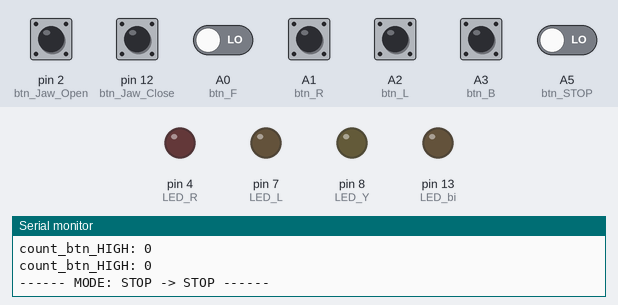
Bench run of a sketch on a simulated Arduino Uno, built with avr-gcc and run on an emulated ATmega328P. On the bench: output pins drawn as LEDs (lit = HIGH), the last lines printed to the serial monitor. The inputs (shaded band) are chosen by the test bench; at power-on: A0 (btn_F), A1 (btn_R), A2 (btn_L), A3 (btn_B), A5 (btn_STOP), pin 2 (btn_Jaw_Open), pin 12 (btn_Jaw_Close) LOW.

Above: at 1.2 s.
1.3 s: A0 (btn_F) driven HIGH
At 11.4 s:
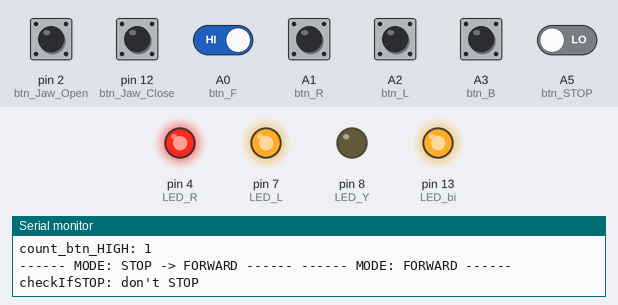
20.1 s: A5 (btn_STOP) driven LOW
Timing chart, 0 to 23.1 s (numbered marks = the images above; inputs shaded):
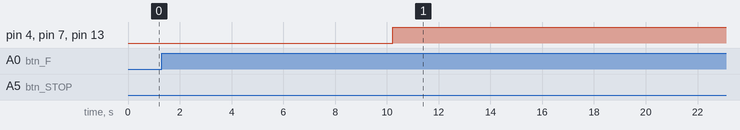

The sketch:

Button_LED_new.ino
```cpp
const int btn_STOP = A5;
String MODE = "STOP"; // MODE: STOP, FORWARD, RIGHT, LEFT, BACKWARD, JAWOPEN, JAWCLOSE


const int btn_F = A0; // Green
int delta_F_L = 60;
int delta_F_R = 60;

const int btn_R = A1; // Orange
int delta_R_R = 60;

const int btn_L = A2; // Blue
int delta_L_L = 60;

const int btn_B = A3; // White
int delta_B_L = 40;
int delta_B_R = 40;

const int btn_Jaw_Open = 2;
const int btn_Jaw_Close = 12;

const int LED_bi = 13; // built-in LED, ON if any button is pressed
const int LED_R = 4; // Green, ON if the motor is on
const int LED_L = 7; // Green, OFF if the motor is off
const int LED_Y = 8; // Yellow, ON if backward or the jaw is operating

int pwm_L=0;
int pwm_R=0;

const int Lf = 5;
const int Lb = 6;
const int Rf = 10;
const int Rb = 11;

const int delay_time = 100;


void setup() {
  pinMode(btn_STOP,INPUT);
  pinMode(btn_F,INPUT);
  pinMode(btn_R,INPUT);
  pinMode(btn_L,INPUT);
  pinMode(btn_B,INPUT);
  pinMode(btn_Jaw_Open,INPUT);
  pinMode(btn_Jaw_Close,INPUT);
  pinMode(LED_bi,OUTPUT);
  pinMode(LED_L,OUTPUT);
  pinMode(LED_R,OUTPUT);
  pinMode(LED_Y,OUTPUT);
  digitalWrite(LED_bi,LOW);
  Serial.begin(9600);
  MODE = "STOP";
}

void loop() {
  Show_btn_status(digitalRead(btn_F),digitalRead(btn_L),digitalRead(btn_R),digitalRead(btn_B),digitalRead(btn_Jaw_Open),digitalRead(btn_Jaw_Close),digitalRead(btn_STOP));

  if(MODE == "STOP"){
      Close_all_LED();
      Serial.println("------ MODE: STOP ------");
      MODE = update_MODE();
      Serial.print("------ MODE: STOP -> ");
      Serial.print(MODE);
      Serial.print(" ------ ");
  }
  if(MODE == "FORWARD"){
      digitalWrite(LED_L,HIGH);
      digitalWrite(LED_R,HIGH);
      digitalWrite(LED_Y,LOW);
      digitalWrite(LED_bi,HIGH);
      Serial.println("------ MODE: FORWARD ------");
      if(checkIfSTOP() == true){
          MODE = "STOP";
          Serial.println("------ MODE: FORWARD -> STOP ------");
      }
  }

  delay(10000);


}

void Close_all_LED(){
    digitalWrite(LED_L,LOW);
    digitalWrite(LED_R,LOW);
    digitalWrite(LED_Y,LOW);
    digitalWrite(LED_bi,LOW);
}

void Show_btn_status(boolean F,boolean L,boolean R,boolean B,boolean O,boolean C, boolean S){

  Serial.println(" ");
  Serial.println(" ");
  Serial.println("-L-F-R-");
  Serial.print(" ");
  Serial.print(L);
  Serial.print(" ");
  Serial.print(F);
  Serial.print(" ");
  Serial.print(R);
  Serial.println(" ");
  Serial.println(" ");
  Serial.println("-C-B-O- S ");
  Serial.print(" ");
  Serial.print(C);
  Serial.print(" ");
  Serial.print(B);
  Serial.print(" ");
  Serial.print(O);
  Serial.print("  ");
  Serial.print(S);
  Serial.println(" ");

  Serial.println(" ");


/*
  Serial.println("-----");
  Serial.print("  ");
  Serial.println(F);
  Serial.print(L);
  Serial.print("   ");
  Serial.println(R);
  Serial.print("  ");
  Serial.println(B);
  Serial.print(O);
  Serial.print("   ");
  Serial.println(C);
  Serial.println("-----"); */

}

void runMotor(int pwm_L, int pwm_R){
  if(pwm_L>=0&&pwm_R>=0){
  analogWrite(Lf,pwm_L);
  analogWrite(Lb,0);
  analogWrite(Rf,pwm_R);
  analogWrite(Rb,0);
  }
  if(pwm_L<0&&pwm_R<0){
  analogWrite(Lf,0);
  analogWrite(Lb,pwm_L);
  analogWrite(Rf,0);
  analogWrite(Rb,pwm_R);
  }
}

boolean checkIfSTOP(){
    if(digitalRead(btn_STOP)==HIGH){
        Close_all_LED();
        Serial.println("checkIfSTOP: S T O P !!!!!!");
        return true;
    }
    else{
        Serial.println("checkIfSTOP: don't STOP");
        return false;
    }
}

String update_MODE(){
    if(checkIfSTOP()==true){
        return "STOP";
    }
    else{
        if(count_btn_HIGH()>=2 || count_btn_HIGH()==0){
            return "STOP";
        }
        else{
            if(digitalRead(btn_F)==HIGH){
                return "FORWARD";
            }
            if(digitalRead(btn_R)==HIGH){
                return "RIGHT";
            }
            if(digitalRead(btn_L)==HIGH){
                return "LEFT";
            }
            if(digitalRead(btn_B)==HIGH){
                return "BACKWARD";
            }
            if(digitalRead(btn_Jaw_Open)==HIGH){
                return "JAWOPEN";
            }
            if(digitalRead(btn_Jaw_Close)==HIGH){
                return "JAWCLOSE";
            }
        }
    }
}

int count_btn_HIGH(){
    int count = digitalRead(btn_F)+digitalRead(btn_R)+digitalRead(btn_L)+digitalRead(btn_B)+digitalRead(btn_Jaw_Open)+digitalRead(btn_Jaw_Close);
    Serial.print("count_btn_HIGH: ");
    Serial.println(count);
    return count;
}
```

Measured:
- after the input at 1.3 s, pin 4 (LED_R), pin 7 (LED_L), pin 13 (LED_bi): LOW → HIGH after 8.9 s
